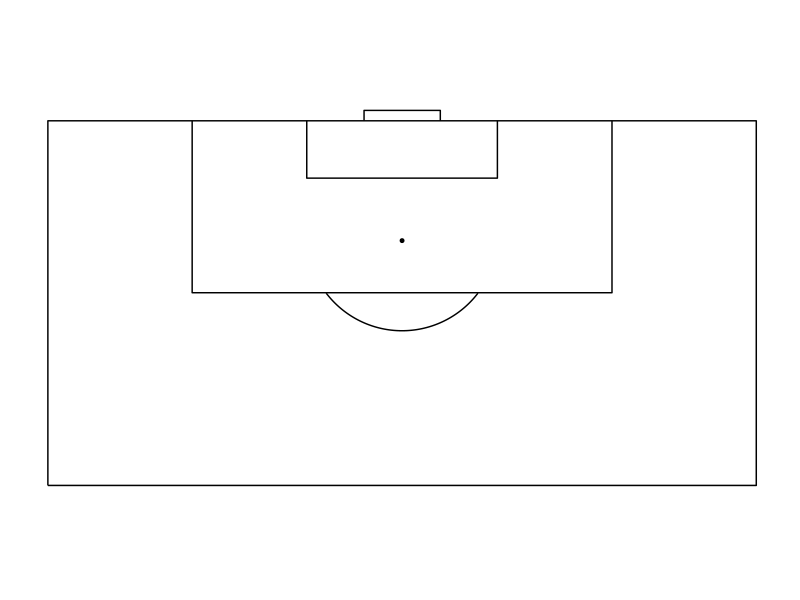

Source code (R):
library('ggplot2')
library('ggthemes')
ggplot(data=data.frame(x=1,y=1),aes(x,y))+
###pitch:
geom_path(data=data.frame(x=c(0,0,68,68,0),y=c(0,35,35,0,0)))+
##penalty spot:
geom_point(aes(x = 34, y = 23.5), size = 1) +
###penalty arc:
geom_path(data=data.frame(x=c(-7280:(-1)/1000,1:7280/1000)+34,y=-c(sqrt(9.15^2-c(-7280:(-1)/1000,1:7280/1000)^2))+24),aes(x=x,y=y))+
###6-yard box:
geom_path(data=data.frame(x=c(24.85,24.85,43.15,43.15),y=c(35,29.5,29.5,35)))+
###goal
geom_path(data=data.frame(x=c(30.35,30.35,37.67,37.67),y=c(35,36,36,35)))+
###penalty area:
geom_path(data=data.frame(x=c(13.85,13.85,54.15,54.15),y=c(35,18.5,18.5,35)))+
###fix aspect ratio to 1:1
coord_fixed() +
###remove all non-geom elements
theme_solid()
